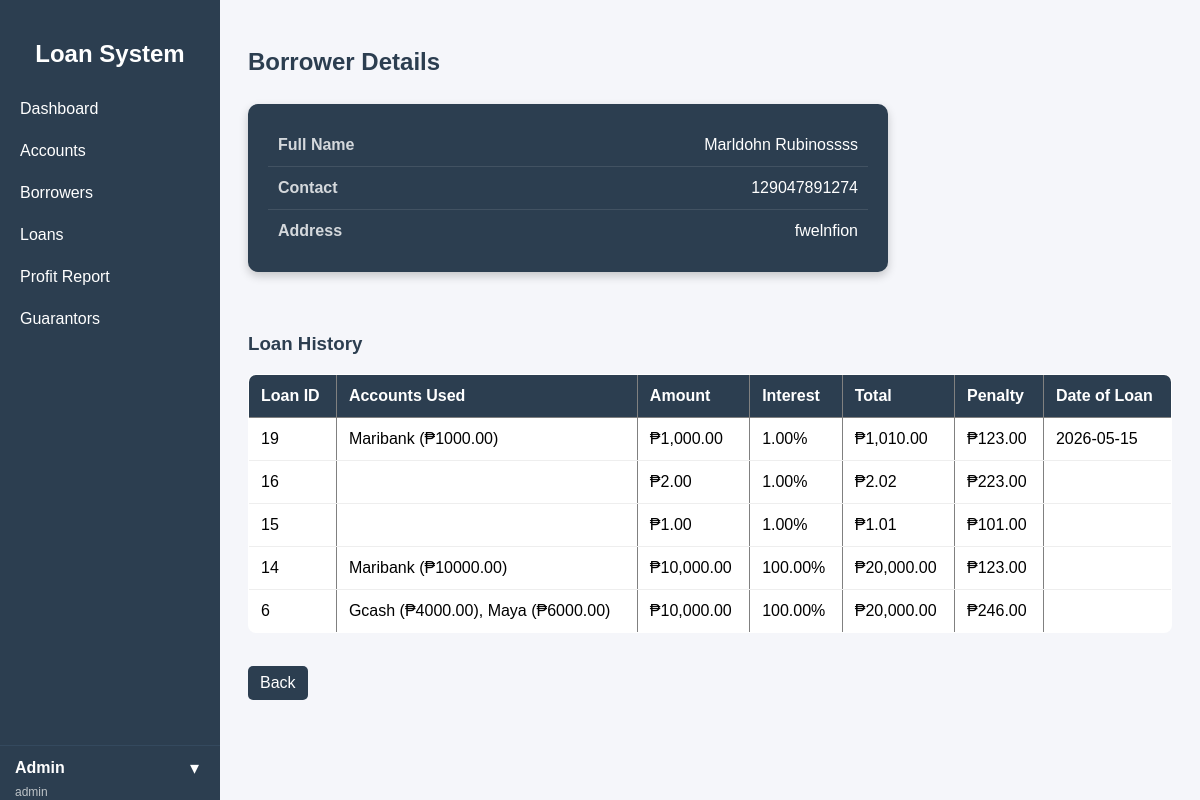
/public/index.php?url=borrower/details/1 (signed in), run on an earlier commit of the app's database.
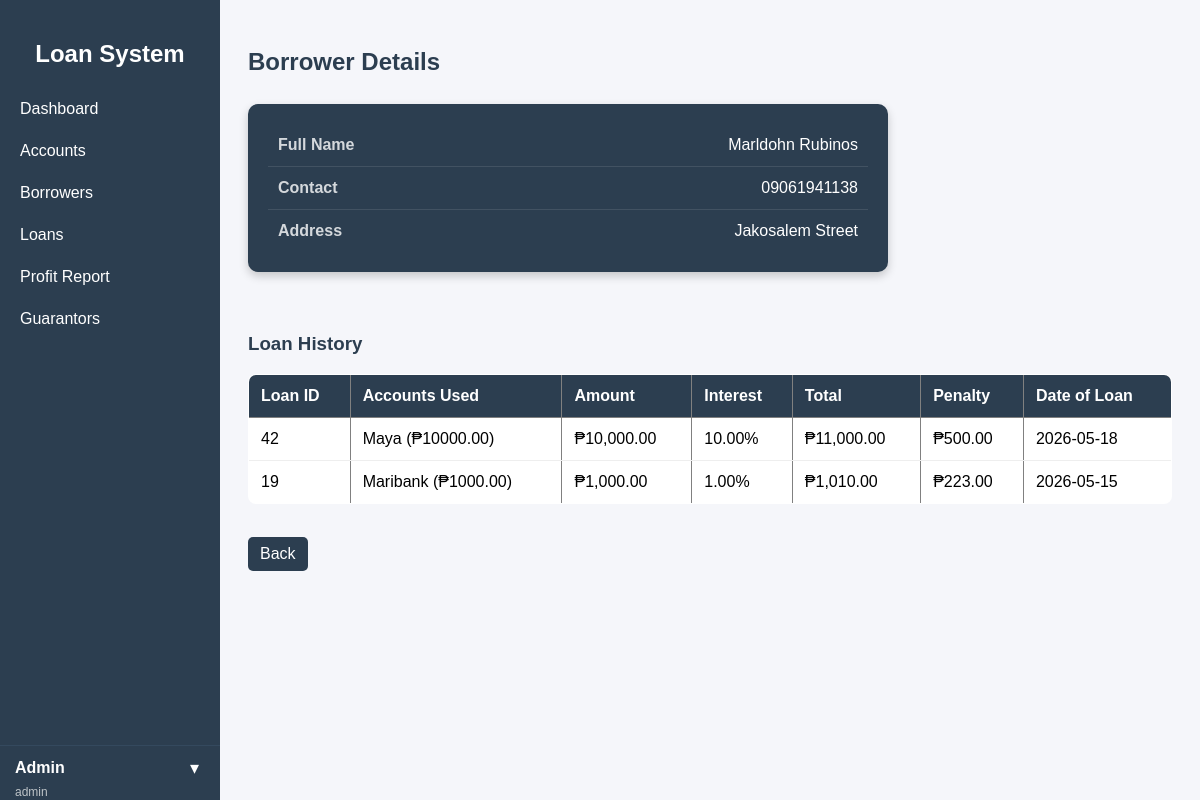
And on a later commit of the database.
### tables this page shows
CREATE TABLE `borrowers` (
  `id` int(11) NOT NULL,
  `fullname` varchar(100) DEFAULT NULL,
  `contact` varchar(20) DEFAULT NULL,
  `address` text DEFAULT NULL,
  `created_at` timestamp NOT NULL DEFAULT current_timestamp()
);

CREATE TABLE `loans` (
  `id` int(11) NOT NULL,
  `borrower_name` varchar(100) DEFAULT NULL,
  `amount` decimal(10,2) DEFAULT NULL,
  `interest` decimal(10,2) DEFAULT NULL,
  `total` decimal(10,2) DEFAULT NULL,
  `status` varchar(20) DEFAULT 'active',
  `created_at` timestamp NOT NULL DEFAULT current_timestamp(),
  `borrower_id` int(11) DEFAULT NULL,
  `account_id` int(11) DEFAULT NULL,
  `guarantor_id` int(11) DEFAULT NULL,
  `borrowed_date` date DEFAULT NULL,
  `due_date` date DEFAULT NULL,
  `is_deleted` tinyint(1) DEFAULT 0
);

### app/controllers/BorrowerController.php (called while the page is built, shortened)
<?php
require_once "../app/models/Borrower.php";
class BorrowerController {
    private $borrower;
    public function __construct() {
        $this->borrower = new Borrower();
    }
public function details($id) {
    $borrower = $this->borrower->getById($id);
    $loans = $this->borrower->getLoans($id);
    require "../app/views/borrowers/details.php";
}
}

### core/App.php (called while the page is built, shortened)
<?php
class App {
    protected $method = "index";
    public function __construct() {
        $url = $this->parseUrl();
        if (isset($url[0])) {
            $controllerName = ucfirst($url[0]) . "Controller";
            $controllerFile = "../app/controllers/" . $controllerName . ".php";
            if (file_exists($controllerFile)) {
                unset($url[0]);
            }
        }
        $this->controller = new $this->controller;
        if (isset($url[1]) && method_exists($this->controller, $url[1])) {
            $this->method = $url[1];
            unset($url[1]);
        }
        $params = $url ? array_values($url) : [];
        call_user_func_array([$this->controller, $this->method], $params);
    }
    public function parseUrl() {
        if (isset($_GET['url']) && !empty($_GET['url'])) {
            return explode("/", filter_var(rtrim($_GET['url'], "/"), FILTER_SANITIZE_URL));
        }
        return [];
    }
}

### public/index.php (called while the page is built)
<?php
require_once "../core/App.php";
$app = new App();

### core/Model.php (called while the page is built, shortened)
<?php
require_once __DIR__ . '/../config/database.php';
class Model {
    public function __construct() {
        $db = new Database();
        $this->conn = $db->connect();
    }
}

### config/database.php (called while the page is built, shortened)
<?php
class Database {
    private $host = "localhost";
    private $db_name = "loan_db";
    private $username = "root";
    private $password = "";
    public function connect() {
        $this->conn = null;
        try {
            $this->conn = new PDO(
                "mysql:host={$this->host};port=3306;dbname={$this->db_name}",
                $this->username,
                $this->password
            );
            $this->conn->setAttribute(
                PDO::ATTR_ERRMODE,
                PDO::ERRMODE_EXCEPTION
            );
        } catch (PDOException $e) {
            die("Connection failed: " . $e->getMessage());
        }
        return $this->conn;
    }
}

### app/models/Borrower.php (called while the page is built, shortened)
<?php
require_once "../core/Model.php";
class Borrower extends Model {
    public function getById($id) {
    $stmt = $this->conn->prepare("
        SELECT * FROM borrowers WHERE id = ?
    ");
    $stmt->execute([$id]);
    return $stmt->fetch(PDO::FETCH_ASSOC);
}
public function getLoans($borrower_id) {
    $stmt = $this->conn->prepare("
      SELECT
    loans.*,
    COALESCE(
        GROUP_CONCAT(
            CONCAT(
                accounts.account_name,
                ' (₱', loan_accounts.amount, ')'
            )
            SEPARATOR ', '
        ),
        ''
    ) AS account_names,
    COALESCE(p.total_penalty, 0) AS total_penalty
FROM loans
LEFT JOIN loan_accounts
    ON loans.id = loan_accounts.loan_id
LEFT JOIN accounts
    ON loan_accounts.account_id = accounts.id
LEFT JOIN (
    SELECT loan_id, SUM(amount) AS total_penalty
    FROM penalties
    GROUP BY loan_id
) p ON loans.id = p.loan_id
WHERE loans.borrower_id = ?
GROUP BY loans.id
ORDER BY loans.id DESC
    ");
    $stmt->execute([$borrower_id]);
    return $stmt->fetchAll(PDO::FETCH_ASSOC);
}
}

### app/views/borrowers/details.php (the view, shortened to what this page needs)
<?php include __DIR__ . "/../layouts/sidebar.php"; ?>
<div class="details-page">
<h2>Borrower Details</h2>
<br>
<div class="borrower-card">
    <div class="row">
        <span class="label">Full Name</span>
        <span class="value"><?= htmlspecialchars($borrower['fullname']) ?></span>
    </div>
    <div class="row">
        <span class="label">Contact</span>
        <span class="value"><?= htmlspecialchars($borrower['contact']) ?></span>
    </div>
    <div class="row">
        <span class="label">Address</span>
        <span class="value"><?= htmlspecialchars($borrower['address']) ?></span>
    </div>
</div>
<br><br>
<h3>Loan History</h3>
<table border="1" cellpadding="10">
    <tr>
        <th>Loan ID</th>
        <th>Accounts Used</th>
        <th>Amount</th>
        <th>Interest</th>
        <th>Total</th>
        <th>Penalty</th>
        <th>Date of Loan</th>
    </tr>
    <?php if (!empty($loans)): ?>
        <?php foreach ($loans as $loan): ?>
        <tr>
            <td><?= $loan['id'] ?></td>
            <td><?= $loan['account_names'] ?></td>
            <td>₱<?= number_format($loan['amount'], 2) ?></td>
            <td><?= $loan['interest'] ?>%</td>
            <td>₱<?= number_format($loan['total'], 2) ?></td>
            <td>₱<?= number_format($loan['total_penalty'] ?? 0, 2) ?></td>
            <td><?= $loan['borrowed_date'] ?></td>
        </tr>
        <?php endforeach; ?>
    <?php else: ?>
        <tr>
            <td colspan="7">No loan history found</td>
        </tr>
    <?php endif; ?>
</table>
<br>
<a class="back-btn" href="/LoanManagement/public/index.php?url=borrower/index">
    Back
</a>
</div>
<?php include __DIR__ . "/../layouts/footer.php"; ?>

### app/views/layouts/sidebar.php (shortened to what this page needs)
<div class="ls-wrapper">
    <div class="ls-sidebar">
        <h2>Loan System</h2>
        <a href="/LoanManagement/public/index.php?url=dashboard/index">Dashboard</a>
        <a href="/LoanManagement/public/index.php?url=account/index">Accounts</a>
        <a href="/LoanManagement/public/index.php?url=borrower/index">Borrowers</a>
        <a href="/LoanManagement/public/index.php?url=loan/index">Loans</a>
<a href="/LoanManagement/public/index.php?url=profit/index">
    Profit Report
</a>
        <a href="/LoanManagement/public/index.php?url=guarantor/index">Guarantors</a>
        <div class="ls-userbox">
            <div class="ls-user-top" onclick="toggleUserDropdown()">
                <div class="ls-user-name">
                    <?= $_SESSION['user']['name'] ?? 'User' ?>
                </div>
                <button class="ls-dropdown-btn">▾</button>
            </div>
            <div class="ls-role">
                <?= $_SESSION['user']['role'] ?? 'Member' ?>
            </div>
        </div>
    </div>
    <div class="ls-content">

### app/views/layouts/footer.php
    </div>
</div>
</body>
</html>

### app/views/layouts/sidebar.php (style rules this page uses)
.ls-wrapper { display: flex; }
.ls-sidebar { width: 220px; height: 100vh; background: #2c3e50; color: white; position: fixed; top: 0; left: 0; padding-top: 20px; display: flex; flex-direction: column; }
.ls-sidebar h2 { text-align: center; margin-bottom: 20px; }
.ls-sidebar a { display: block; color: white; padding: 12px 20px; text-decoration: none; transition: 0.2s; }
.ls-content { margin-left: 220px; padding: 20px; width: 100%; }
.ls-userbox { margin-top: auto; border-top: 1px solid #34495e; padding: 10px 15px; }
.ls-user-top { display: flex; justify-content: space-between; align-items: center; cursor: pointer; }
.ls-user-name { font-weight: bold; }
.ls-dropdown-btn { background: none; border: none; color: white; font-size: 18px; cursor: pointer; }
.ls-role { font-size: 12px; color: #bdc3c7; margin-top: 5px; }

### app/views/borrowers/details.php (style rules this page uses)
.borrower-card { background: #2c3e50; color: white; padding: 20px; border-radius: 10px; width: 100%; max-width: 600px; box-shadow: 0 4px 10px rgba(0,0,0,0.2); }
.borrower-card .row { display: flex; justify-content: space-between; padding: 12px 10px; border-bottom: 1px solid rgba(255,255,255,0.1); }
.borrower-card .row:last-child { border-bottom: none; }
.borrower-card .label { font-weight: bold; opacity: 0.8; }
.borrower-card .value { font-weight: 500; }
.details-page { font-family: Arial, sans-serif; color: #2c3e50; }
.details-page h2 { margin-bottom: 10px; }
.details-page h3 { margin-top: 25px; }
table { width: 100%; border-collapse: collapse; background: white; border-radius: 8px; overflow: hidden; }
table th { background: #2c3e50; color: white; padding: 12px; text-align: left; }
table td { padding: 12px; border-bottom: 1px solid #eee; }
.back-btn { display: inline-block; margin-top: 15px; padding: 8px 12px; background: #2c3e50; color: white; text-decoration: none; border-radius: 5px; }

What changed in the data, as far as the page shows it:
removed loans: id "16", amount "2.00", interest "1.00", total "2.02", total_penalty "223.00"
removed loans: id "15", amount "1.00", interest "1.00", total "1.01", total_penalty "101.00"
removed loans: id "14", account_names "Maribank (₱10000.00)", amount "10,000.00", interest "100.00", total "20,000.00", total_penalty "123.00"
removed loans: id "6", account_names "Gcash (₱4000.00), Maya (₱6000.00)", amount "10,000.00", interest "100.00", total "20,000.00", total_penalty "246.00"
changed borrowers: fullname "Marldohn Rubinossss" → "Marldohn Rubinos"; contact "129047891274" → "09061941138"; address "fwelnfion" → "Jakosalem Street"
added loans: id "42", account_names "Maya (₱10000.00)", amount "10,000.00", interest "10.00", total "11,000.00", total_penalty "500.00", borrowed_date "2026-05-18"
changed loans id 19: total_penalty "123.00" → "223.00"
